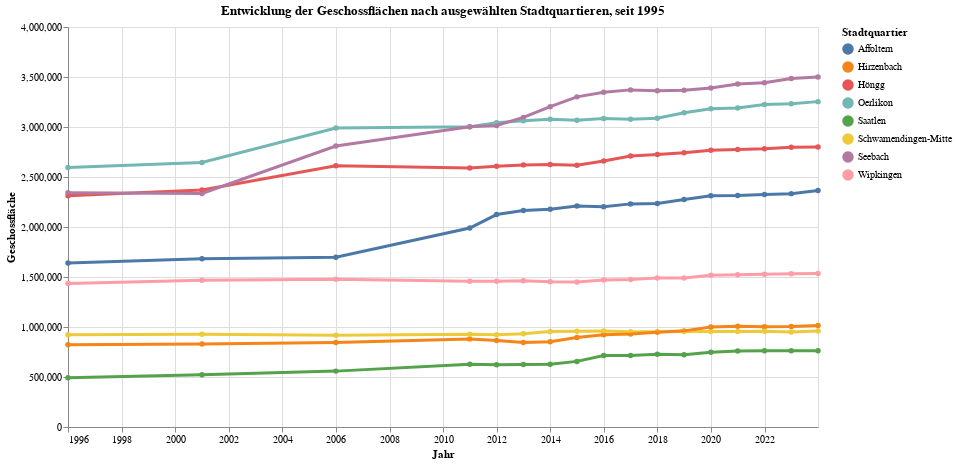

Source (notebook cell):
### Code cell
grafik3 = mypy_dv.plot_altair_multiline_highlight(
    data = myAgg3.reset_index().query('RAUM_my_sort>100')
    , x = 'StichtagDatJahr:T'
    , y = 'sum_GeschossNFl:Q'
    , myTitle = "Entwicklung der Geschossflächen nach ausgewählten Stadtquartieren, seit "+str(data2betested.index.year.min())
    , x_beschriftung = 'Jahr'
    , y_beschriftung = 'Geschossfläche'
    , warning_status  = "ignore"
    , category='RAUM_LANG:N'
    , category_beschriftung='Stadtquartier'
)
grafik3

### Figure 1 — Vega-Lite specification as saved in the notebook (floating-point values rounded to 4 significant figures; data arrays with more than 128 entries replaced by an {"elided": "..."} marker saying what was removed)
{"config": {"view": {"continuousWidth": 300, "continuousHeight": 300}}, "layer": [{"mark": {"type": "circle"}, "encoding": {"color": {"field": "RAUM_LANG", "legend": {"orient": "right", "title": "Stadtquartier"}, "type": "nominal"}, "opacity": {"value": 1.3}, "tooltip": [{"field": "StichtagDatJahr", "type": "temporal"}, {"field": "RAUM_LANG", "type": "nominal"}, {"field": "sum_GeschossNFl", "type": "quantitative"}], "x": {"axis": {"title": "Jahr"}, "field": "StichtagDatJahr", "type": "temporal"}, "y": {"axis": {"title": "Geschossfläche"}, "field": "sum_GeschossNFl", "type": "quantitative"}}, "name": "view_3", "title": "Entwicklung der Geschossflächen nach ausgewählten Stadtquartieren, seit 1995"}, {"mark": {"type": "line"}, "encoding": {"color": {"field": "RAUM_LANG", "legend": {"orient": "right", "title": "Stadtquartier"}, "type": "nominal"}, "size": {"condition": {"test": {"not": {"param": "param_3"}}, "value": 1.2}, "value": 3}, "tooltip": [{"field": "StichtagDatJahr", "type": "temporal"}, {"field": "RAUM_LANG", "type": "nominal"}, {"field": "sum_GeschossNFl", "type": "quantitative"}], "x": {"axis": {"title": "Jahr"}, "field": "StichtagDatJahr", "type": "temporal"}, "y": {"axis": {"title": "Geschossfläche"}, "field": "sum_GeschossNFl", "type": "quantitative"}}, "title": "Entwicklung der Geschossflächen nach ausgewählten Stadtquartieren, seit 1995"}], "data": {"name": "data-83a6f9209464ca9570e6f6cb5ee093a4"}, "height": 400, "params": [{"name": "param_3", "select": {"type": "point", "fields": ["RAUM_LANG:N"], "nearest": true, "on": "pointerover"}, "views": ["view_3"]}], "width": 750, "$schema": "https://vega.github.io/schema/vega-lite/v5.8.0.json", "datasets": {"data-83a6f9209464ca9570e6f6cb5ee093a4": {"elided": "136 records"}}}
